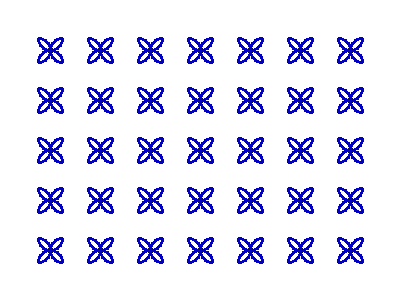
#> input picture generated_kolam.png, 400 x 300 px
$ python 2.py
#> lines starting #> are read from the running program, lines starting #| are printed output that depends on the picture; after the words box and inside, x2 and y2 are one past the last pixel; in counts of white or black regions, pixels touching at a corner belong together
import cv2
import numpy as np

def detect_dots(image_path):
    """
    Detects the dots (pulli) in an image of a Kolam.

    Args:
        image_path (str): The path to the Kolam image file.
    """
#> called with image_path = 'generated_kolam.png'
    # --- 1. Load and Pre-process the Image ---
    image = cv2.imread(image_path)
#> image is the input picture: shape (300, 400, 3); mean B, G, R 248.6, 226.2, 226.2
    if image is None:
        print(f"Error: Could not load image from {image_path}")
        return

    # Convert to grayscale for easier processing
    gray = cv2.cvtColor(image, cv2.COLOR_BGR2GRAY)
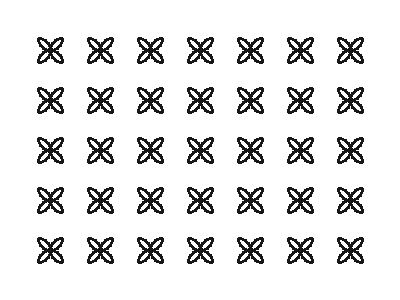
#> gray: shape (300, 400); min 0, max 255, mean 228.8

    # Apply a blur to reduce noise and help detection
    blurred = cv2.GaussianBlur(gray, (9, 9), 2)
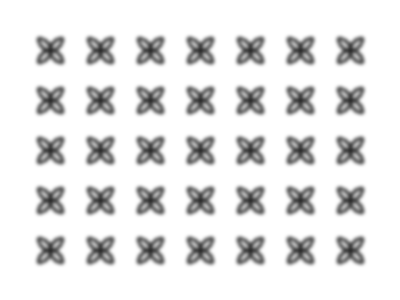
#> blurred: shape (300, 400); min 45, max 255, mean 228.8

    # --- 2. Detect Circles using Hough Circle Transform ---
    # This function is good for finding circles.
    # param1 (canny threshold) and param2 (accumulator threshold) are key.
    # You MUST tune these values for your specific image for good results.
    detected_circles = cv2.HoughCircles(blurred,
                                       cv2.HOUGH_GRADIENT,
                                       dp=1.2,          # Inverse ratio of resolution
                                       minDist=30,      # Minimum distance between detected centers
                                       param1=100,      # Upper threshold for the internal Canny edge detector
                                       param2=25,       # Threshold for center detection.
                                       minRadius=3,     # Minimum circle radius
                                       maxRadius=15)    # Maximum circle radius
#> detected_circles = [[37.8, 49.8, 14.04], [37.8, 199.8, 14.04], [187.8, 49.8, 14.04], [187.8, 199.8, 14.04], [337.8, 49.8, 14.04], [337.8, 199.8, 14.04]]

    # --- 3. Draw the Detected Circles on the Original Image ---
    if detected_circles is not None:
        # Convert the circle parameters (x, y, radius) to integers
        detected_circles = np.uint16(np.around(detected_circles))
#> detected_circles = [[38, 50, 14], [38, 200, 14], [188, 50, 14], [188, 200, 14], [338, 50, 14], [338, 200, 14]]

        print(f"Detected {len(detected_circles[0, :])} dots.")
#| Detected 6 dots.

        for pt in detected_circles[0, :]:
            x, y, r = pt[0], pt[1], pt[2]

            # Draw the circumference of the circle
            cv2.circle(image, (x, y), r, (0, 255, 0), 2) # Green circle

            # Draw a small circle (dot) at the center
            cv2.circle(image, (x, y), 2, (0, 0, 255), 3) # Red center
#> this loop made 6 passes
#> (pt, x, y) on passes 1 to 6: ([38, 50, 14], 38, 50), ([38, 200, 14], 38, 200), ([188, 50, 14], 188, 50), ([188, 200, 14], 188, 200), ([338, 50, 14], 338, 50), ([338, 200, 14], 338, 200)
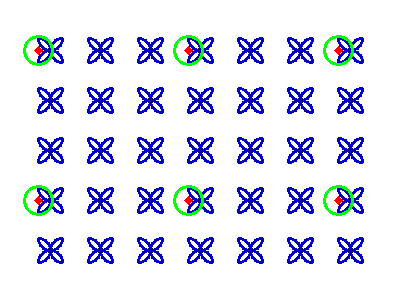
#> image: shape (300, 400, 3); 1.5% of pixels changed, all inside (x1, y1, x2, y2) = (23, 35, 354, 216)
    else:
        print("No dots were detected. Try adjusting the detection parameters.")

    # Save the result image
    cv2.imwrite("detected_dots.png", image)
    print("Detection result saved as 'detected_dots.png'")


# --- Run the detector ---
# Make sure you have an image file named 'kolam_to_detect.png'
# or change the path below.
detect_dots("generated_kolam.png")

$ run again, with kolam_diamond_9x9.png copied over generated_kolam.png
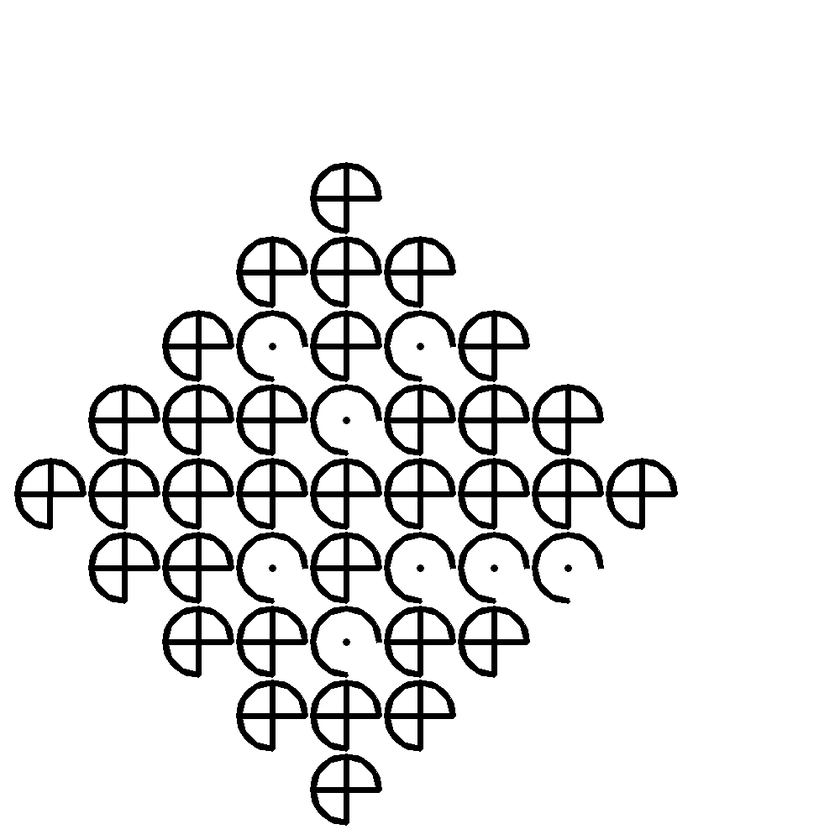
#> input picture kolam_diamond_9x9.png, 840 x 840 px, shrunk from 1000 x 1000 before the run
#> in detect_dots, image is the input picture: shape (840, 840, 3); min 0, max 255, mean 232.2
#> in detect_dots, `blurred = cv2.GaussianBlur(gray, (9, 9), 2)`:
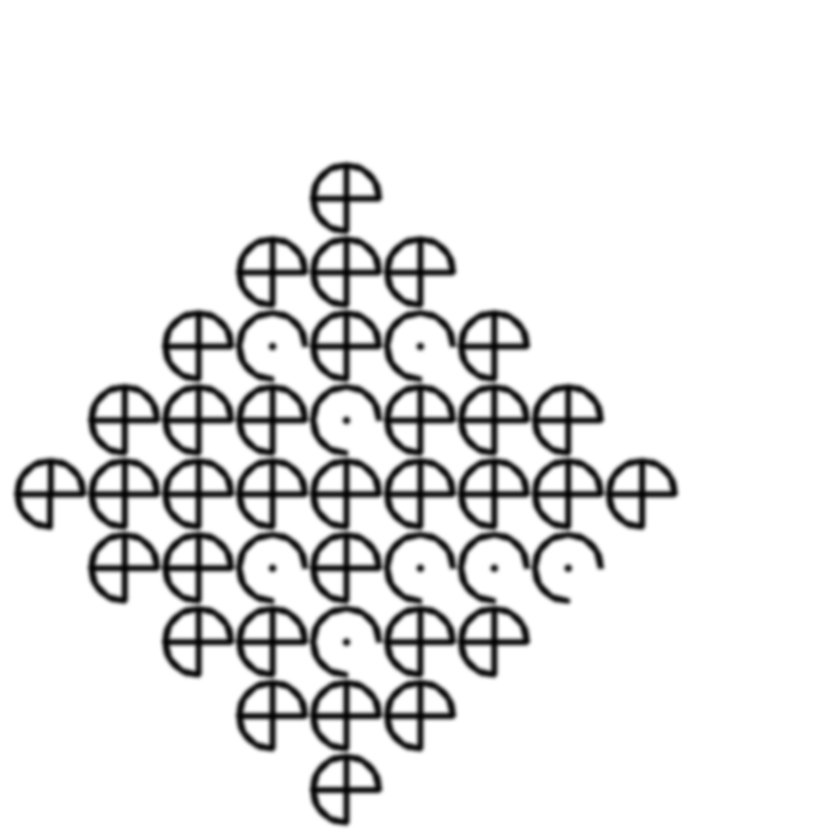
#> blurred: shape (840, 840); min 5, max 255, mean 232.2
#> detected_circles = None
